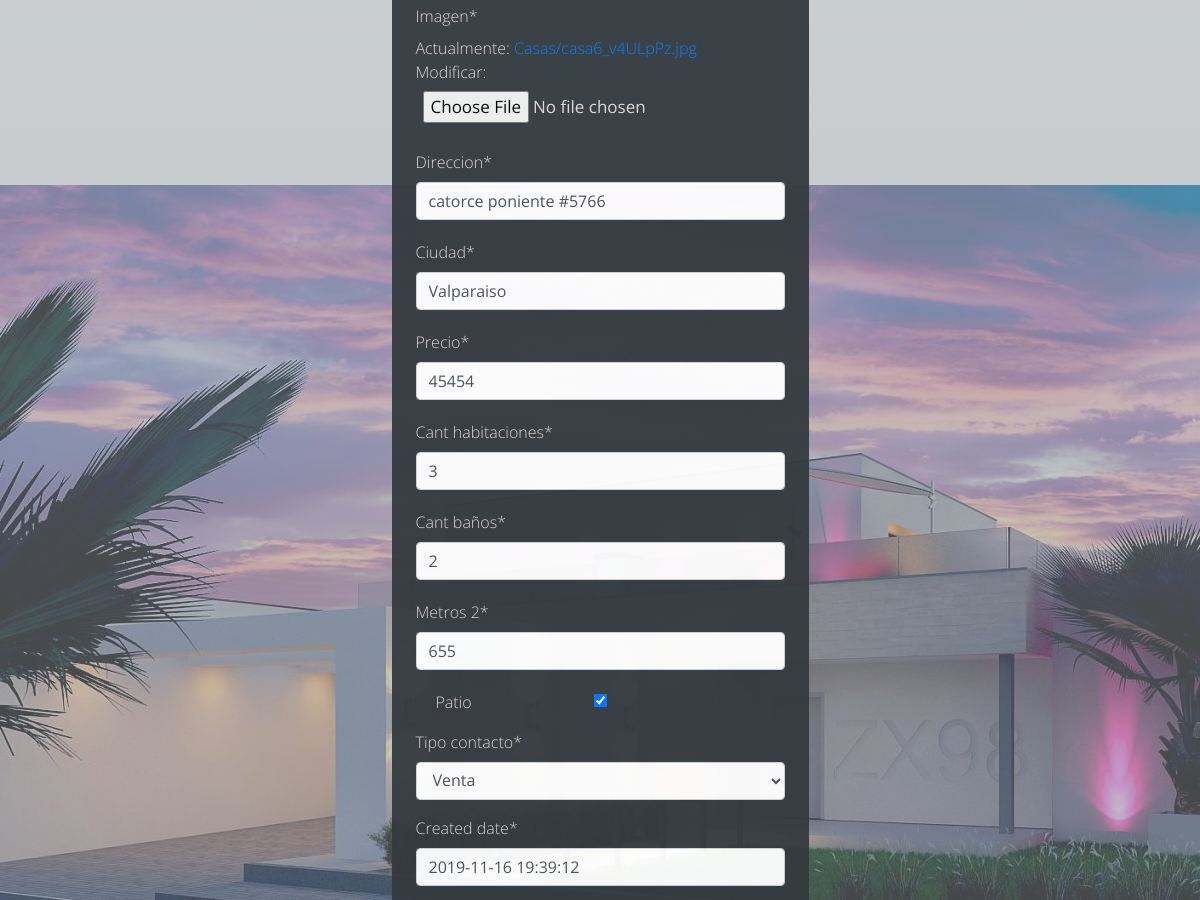
/casas/update/20/ (signed in, middle part), run on an earlier commit of the app's database.
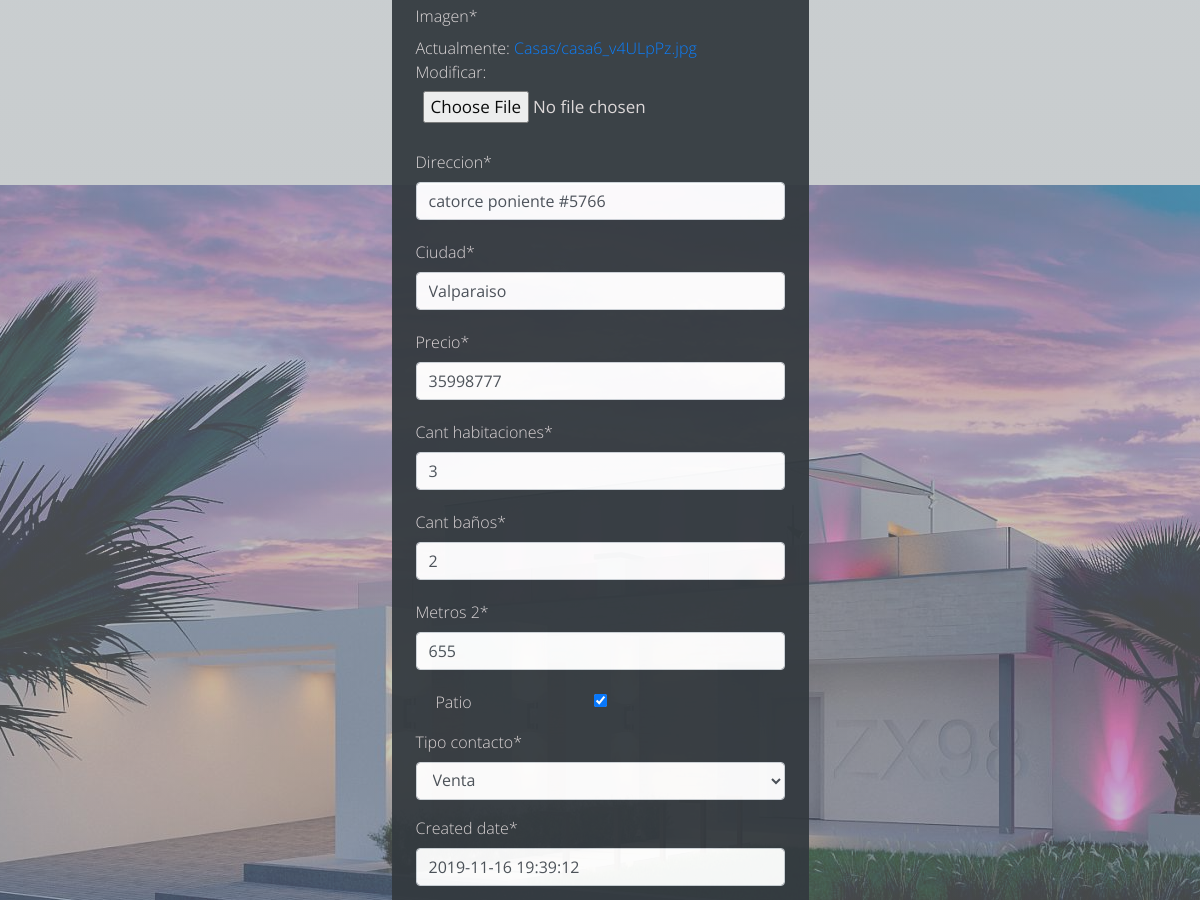
And on a later commit of the database.
### core/models.py (models this page shows, shortened)
class Casa(models.Model):
    opciones = [
    ('Venta', 'Venta'),
    ('Arriendo', 'Arriendo')
    ]
    id = models.AutoField(primary_key=True)
    autor = models.ForeignKey('auth.User',on_delete=models.CASCADE)
    titulo = models.CharField(max_length=200)
    descripcion = models.TextField()
    imagen = models.ImageField(upload_to='Casas')
    direccion = models.CharField(max_length=200)
    ciudad = models.CharField(max_length=200)
    precio = models.DecimalField(max_digits=19, decimal_places=0)
    cant_habitaciones = models.IntegerField(blank=False, null=False)
    cant_baños = models.IntegerField(blank=False, null=False)
    metros_2 = models.DecimalField(max_digits=19, decimal_places=0)
    patio = models.BooleanField()
    tipo_contacto = models.CharField(max_length=10, choices=opciones)
    created_date = models.DateTimeField(default=timezone.now)
    published_date = models.DateTimeField(blank=True, null=True,default=timezone.now)
    destacado = models.BooleanField(blank=True, null=True)
    class Meta:
        verbose_name = "Casa"
        verbose_name_plural = "Casas"
        ordering = ['-created_date']

### core/views.py (the view, shortened to what this page needs)
# urls.py: path("casas/update/<int:pk>/", CasasUpdate.as_view(), name="casa_update"),
@method_decorator(staff_member_required(login_url='login'), name = 'dispatch')
class CasasUpdate(UpdateView):
    model = Casa
    fields = [
        'autor',
        'titulo',
        'descripcion',
        'imagen',
        'direccion',
        'ciudad',
        'precio',
        'cant_habitaciones',
        'cant_baños',
        'metros_2',
        'patio',
        'tipo_contacto',
        'created_date',
        'published_date',
        'destacado'
    ]
    template_name_suffix = '_update_form'

### core/templates/core/casa_update_form.html (shortened to what this page needs)
{% extends 'core/base.html' %}
{% load static %}
{% load crispy_forms_tags %}
{% block content %}
  <div class="container">
    <div class="row">
      <div class="col-12">
        <div class="d-flex justify-content-center">
          <form class="prop_detail mt-3 mb-5 p-4 bg-dark" action="" method="post"  enctype='multipart/form-data'>{% csrf_token %}
            {{form|crispy}}
          </form>
        </div>
      </div>
    </div>
  </div>
{% endblock %}

What changed in the data, as far as the page shows it:
changed Casa "catorce poniente #5766": precio "45454" → "35998777"
